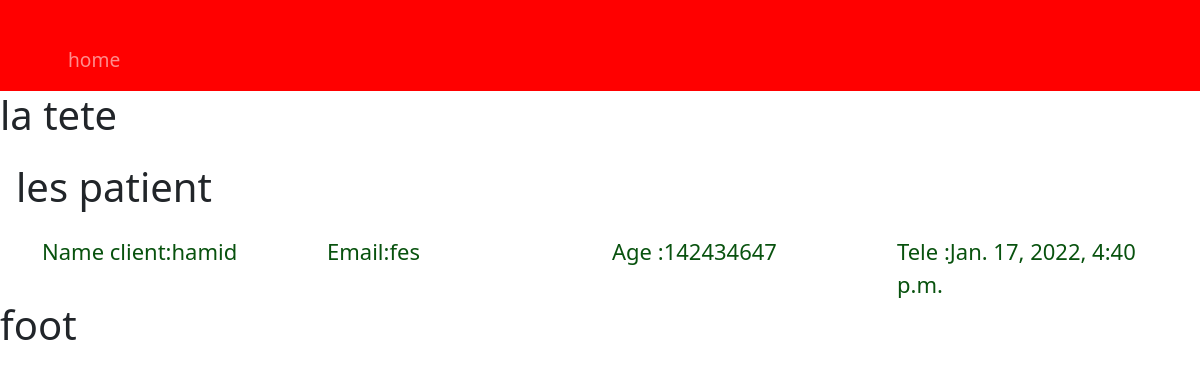
/patient/1, run on the app's committed database.
### cabinet_medical/models.py (models this page shows)
class Patient(models.Model):
    Nom = models.CharField(max_length = 100 , null=True)
    Prenom = models.CharField(max_length = 100 , null=True)
    DateNaissance = models.DateTimeField(null=True)
    Poids = models.FloatField(null=True)
    Taille = models.FloatField(null=True)
    Adresse = models.CharField(max_length = 200 , null=True)
    Ville = models.CharField(max_length = 100 , null=True)
    Pays = models.CharField(max_length = 100 , null=True)
    CodePostal = models.CharField(max_length = 100 , null=True)
    Tel1 = models.CharField(max_length = 50 , null=True)
    Tel2 = models.CharField(max_length = 50 , null=True)
    Mutuelle = models.CharField(max_length = 100 , null=True)
    Photo = models.CharField(max_length = 200 , null=True)
    DateCreation = models.DateTimeField(auto_now_add=True , null=True)
    DateModification = models.DateTimeField(auto_now_add=True , null=True)

### cabinet_medical/views.py (the view)
# urls.py: path('patient/<str:pk>', views.patient , name="patient"),
def patient(request,pk):
    vpatient = Patient.objects.get(id=pk)
    rdv = vpatient.rdv_set.all()
    context={
        'patient' : vpatient ,
        'rdv' : rdv ,
    }
    return render (request , 'cabinetMedical/patient.html',context)

### cabinet_medical/templates/cabinetMedical/patient.html
{% extends 'cabinetMedical/main.html' %}
{% block content %}
      <h1 class="p-3">les patient</h1>
      <div class="container">
        <div class="row" style="color: #08520e; font-size: 22px;">
          <div class="col">
            Name client:{{patient.Nom}}
          </div>
          <div class="col"   >
            Email:{{patient.Ville}}
          </div>
          <div class="col">
            Age :{{patient.Tel1}}
          </div>
          <div class="col">
            Tele :{{patient.DateNaissance}}
          </div>
        </div>
      </div>
{% endblock  %}

### data on the page
Patient: Nom "hamid", Ville "fes", Tel1 "142434647", DateNaissance "Jan. 17, 2022, 4:40 p.m."
